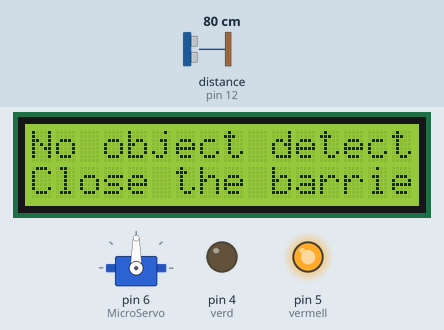
This sketch was run on a simulated Arduino Uno, built with avr-gcc and run on an emulated ATmega328P. On the bench: 16×2 character LCD, servo, output pins drawn as LEDs (lit = HIGH). Wiring (inferred from the names in the program): ultrasonic range finder: trigger pin 13; echo pin 12. The test bench sets the inputs (shaded band); at power-on: distance to the obstacle (sensor on pin 12) 80 cm. The echo pulse lasts 58.3 µs per cm; pins used as bus, display or sensor lines are not drawn.

Above: at 1.2 s.
1.3 s: distance to the obstacle (sensor on pin 12) set to 22 cm
3.2 s: distance to the obstacle (sensor on pin 12) set to 18 cm
At 5.3 s:
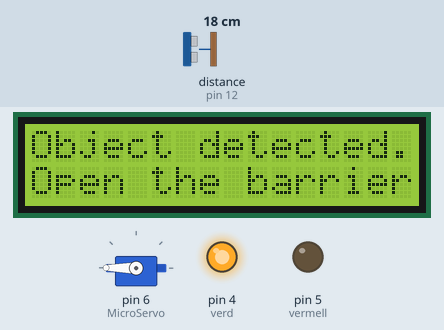
5.6 s: distance to the obstacle (sensor on pin 12) set to 35 cm
At 7.3 s:
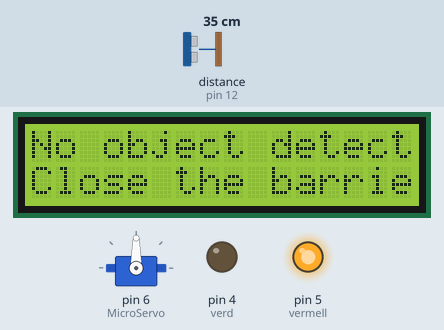
7.6 s: distance to the obstacle (sensor on pin 12) set to 2 cm
At 8.5 s:
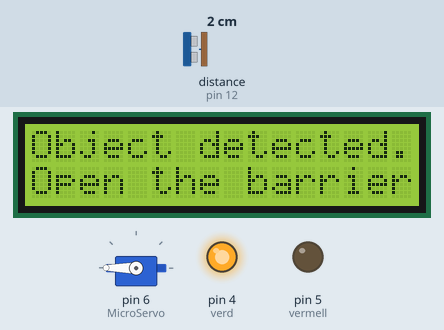
Timing chart, 0 to 10.6 s (numbered marks = the images above; inputs shaded):
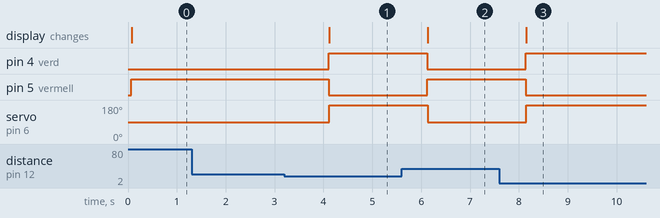

The sketch:

001_Sensors_I_Actuadors.ino
```cpp
/**********************************************************************************
**                                                                               **
**                                     TÍTOL:                                    **
**                            001 Sensors & Actuadors                            **
**                                                                               **
**  NOM: Àlex Boluda Pérez                                      DATA: 19/01/2022 **
**********************************************************************************/

//*********************************** INCLUDE *************************************
#include <Servo.h>                         // incloure la biblioteca Servo
#include <LiquidCrystal.h>                 // incloure la llibreria LiquidCrystal per poder programar el LCD

//********************************** VARIABLES ************************************
     // ULTRASS
int TRIGGER = 13;                          // donar nom al pin 13 de l'Arduino
int ECHO = 12;                             // donar nom al pin 12 de l'Arduino

     // LiquidCrystal
LiquidCrystal LCD(2,3,8,9,10,11);          // definir els pins on connectarem els pins de dades

     // LED
const byte verd = 4;                       // donar nom al pin 4 de l'Arduino
const byte vermell = 5;                    // donar nom al pin 5 de l'Arduino

     // MicroServo
Servo MicroServo;                          // definir el Servo que utilitzaré

//*********************************** SETUP ***************************************
void setup()                               // configura el final de la sortida
{
     // ULTRASS
  pinMode(TRIGGER, OUTPUT);                // definir el pin 13 com a sortida de l'Arduino
  pinMode(ECHO, INPUT);                    // definir el pin 12 com a sortida de l'Arduino

     // LiquidCrystal
  LCD.begin(16,2);                         // indiquem que és una pantalla LCD de 16x2

     // LED
  pinMode(verd, OUTPUT);                   // definir el pin 4 com a sortida de l'Arduino
  pinMode(vermell, OUTPUT);                // definir el pin 5 com a sortida de l'Arduino

     // MicroServo
  MicroServo.attach(6);                    // definir el pin 6 com a sortida de l'Arduino
}

//************************************ LOOP ***************************************
void loop()                                // inicia el bucle del programa
{
  digitalWrite(TRIGGER, LOW);              // inicialitzem el pin amb 0
  delayMicroseconds(4);                    // delay de 4 microsegons
  digitalWrite(TRIGGER, HIGH);             // enviem un pols a TRIGGER
  delayMicroseconds(10);                   // delay de 10 microsegons
  digitalWrite(TRIGGER, LOW);              // posem TRIGGER a 0
  delayMicroseconds(6);                    // delay de 6 microsegons

  int temps = pulseIn(ECHO, HIGH);         // trobem l'amplada del pols
  int distancia = (temps * 0.034)/2;       // fem la relació de la distància (cm) segons el temps

  if (distancia < 20)
  {
    MicroServo.write(180);                 // donar valor (180°) al Servo
    digitalWrite(verd, HIGH);              // posar a 5V el pin 4 de l'Arduino
    digitalWrite(vermell, LOW);            // posar a 0V el pin 5 de l'Arduino

    LCD.clear();                           // iniciar amb la pantalla en blanc
    LCD.print("Object detected.");         // escriure en la pantalla LCD
    LCD.setCursor(0,1);                    // situar en el punt (0,1) el text
    LCD. print("Open the barrier!");       // escriure en la pantalla LCD
    delay(1000);                           // delay de 1000 mil·lisegons
  }

  else
  {
    MicroServo.write(90);                  // donar valor (90°) al Servo
    digitalWrite(verd, LOW);               // posar a 0V el pin 4 de l'Arduino
    digitalWrite(vermell, HIGH);           // posar a 5V el pin 5 de l'Arduino

    LCD.clear();                           // iniciar amb la pantalla en blanc
    LCD.print("No object detected.");      // escriure en la pantalla LCD
    LCD.setCursor(0,1);                    // situar en el punt (0,1) el text
    LCD.print("Close the barrier!");       // escriure en la pantalla LCD
    delay(1000);                           // delay de 1000 mil·lisegons
  }
}

//********************************** FUNCIONS *************************************
```

Measured:
- the behaviour switches between 21 and 20 cm on distance to the obstacle (sensor on pin 12) (found by bisection; images 0 and 1)
- after the input at 1.3 s, every drawn part: stays the same
- after the input at 3.2 s, pin 4 (verd): LOW → HIGH after 0.91 s; pin 5 (vermell): HIGH → LOW after 0.91 s; servo on pin 6 (MicroServo): 90° → 180° after 0.91 s; the display: changes after 0.91 s (image 1)
- after the input at 5.6 s, pin 4 (verd): HIGH → LOW after 0.52 s; pin 5 (vermell): LOW → HIGH after 0.52 s; servo on pin 6 (MicroServo): 180° → 90° after 0.53 s; the display: changes after 0.53 s (image 2)
- after the input at 7.6 s, pin 4 (verd): LOW → HIGH after 0.54 s; pin 5 (vermell): HIGH → LOW after 0.54 s; servo on pin 6 (MicroServo): 90° → 180° after 0.55 s; the display: changes after 0.55 s (image 3)
